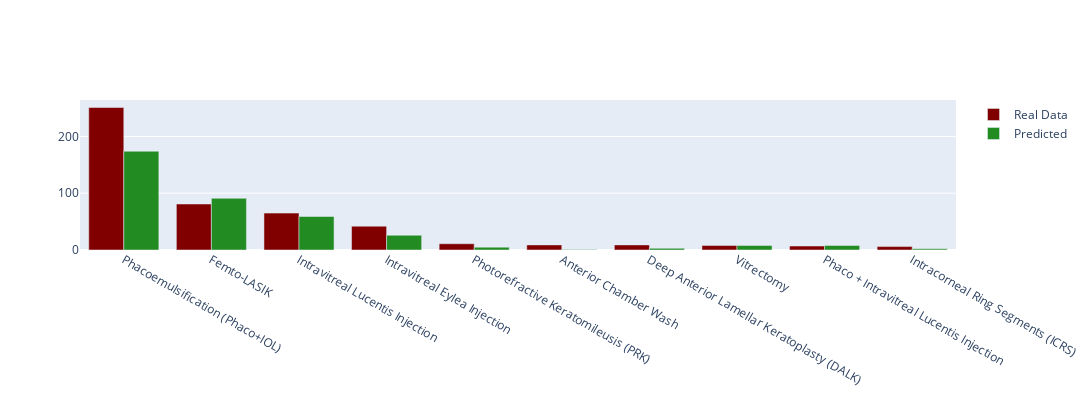

The code cell stored with this chart in its notebook:
### Markdown cell above
** One Week Visualization **

### Code cell
vis(w[0])

### Figure 1 — Plotly figure (JSON) as saved in the notebook; plotly's stock layout.template omitted (floating-point values rounded to 4 significant figures)
{"data": [{"marker": {"color": "#800000"}, "name": "Real Data", "type": "bar", "x": ["Phacoemulsification (Phaco+IOL)", "Femto-LASIK", "Intravitreal Lucentis Injection", "Intravitreal Eylea Injection", "Photorefractive Keratomileusis (PRK)", "Anterior Chamber Wash", "Deep Anterior Lamellar Keratoplasty (DALK)", "Vitrectomy", "Phaco + Intravitreal Lucentis Injection", "Intracorneal Ring Segments (ICRS)"], "y": [251, 81, 65, 42, 11, 9, 9, 8, 7, 6]}, {"marker": {"color": "#228B22"}, "name": "Predicted", "type": "bar", "x": ["Phacoemulsification (Phaco+IOL)", "Femto-LASIK", "Intravitreal Lucentis Injection", "Intravitreal Eylea Injection", "Photorefractive Keratomileusis (PRK)", "Anterior Chamber Wash", "Deep Anterior Lamellar Keratoplasty (DALK)", "Vitrectomy", "Phaco + Intravitreal Lucentis Injection", "Intracorneal Ring Segments (ICRS)"], "y": [174, 91, 59, 26, 5, 1, 3, 8, 8, 2]}], "layout": {"barmode": "group", "height": 400, "width": 1200}}
